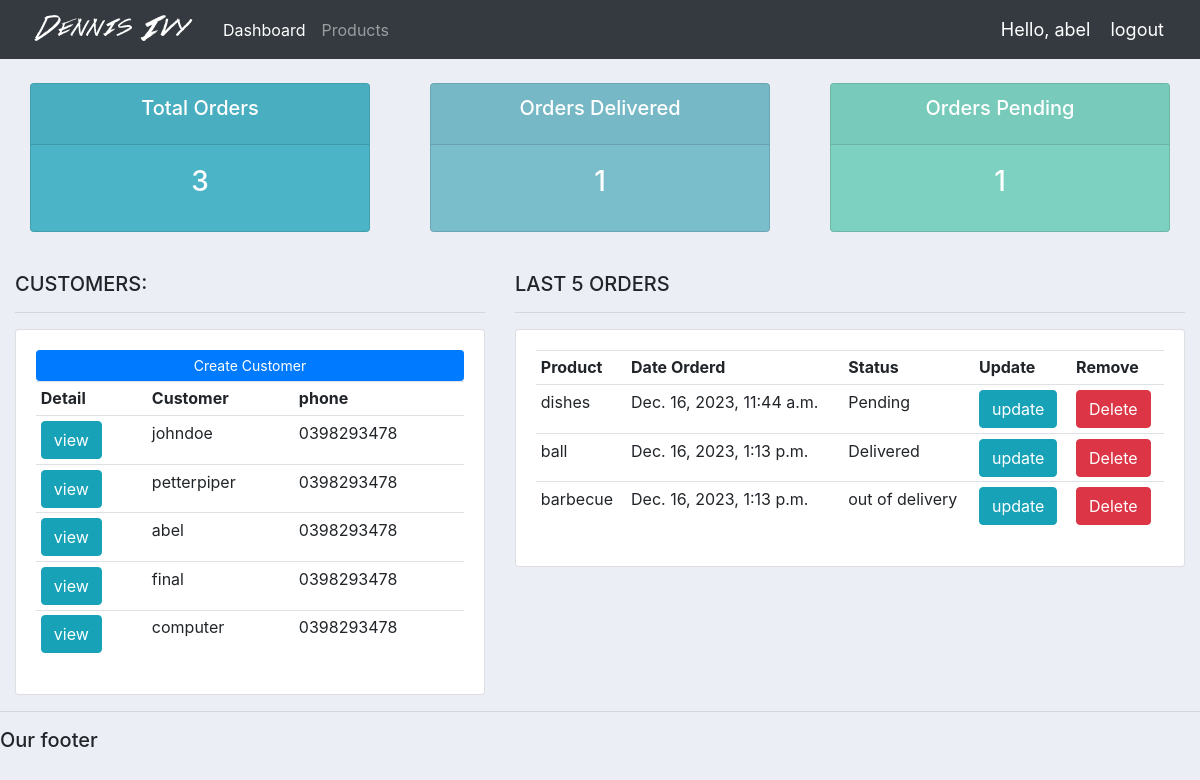
The app's page / (signed in), older data.
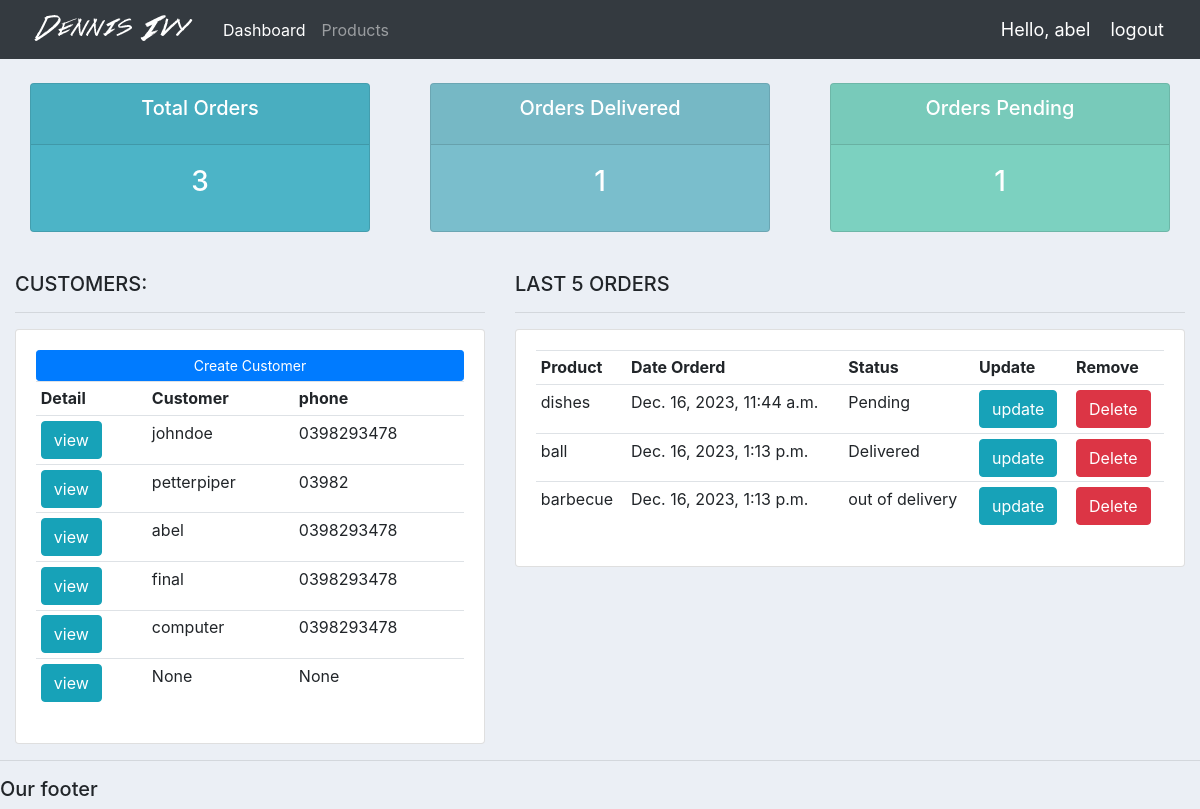
The same page, newer data.
### accounts/models.py (models this page shows, shortened)
class Customer(models.Model):
    user=models.OneToOneField(User, on_delete=models.CASCADE, null=True)
    name = models.CharField(max_length=255, null=True)
    phone = models.CharField(max_length=255, null=True)
    email =models.EmailField(max_length=255,null=True)
    profile_pic=models.ImageField(null=True, blank=True)
    date_crreated = models.DateTimeField(auto_now_add=True, null=True)

class Order(models.Model):
    customer = models.ForeignKey(Customer, on_delete=models.SET_NULL, null=True)
    product =  models.ForeignKey(Product,on_delete=models.SET_NULL, null=True)
    status=models.CharField(max_length=255, choices=STATUS,null=True)
    date_created=models.DateTimeField(auto_now_add=True,null=True)

class Product(models.Model):
    CATEGORY =(
        ('Indoor', 'I'),
        ('Outdoor', 'O'),
    )
    name = models.CharField(max_length=255, null=True)
    price = models.FloatField(max_length=255, null=True)
    category = models.CharField(max_length=255, null=True, choices=CATEGORY)
    description = models.CharField(max_length=255, null=True)
    tags = models.ManyToManyField(Tag)

### accounts/decorators.py (the view)
    def wrapper_func(request,*args, **kwargs):
        group=None
        if request.user.groups.exists():
            group=request.user.groups.all()[0].name
        if group == 'customer':
            return redirect('accounts:user')
        elif group == 'admin':
            return view_func(request,*args, **kwargs)
        else:
            return HttpResponse('not authorized to view this page')

### accounts/views.py (called while the page is built)
@login_required(login_url='accounts:login')
@admin_only
def home(request):
    customers=Customer.objects.all()
    orders = Order.objects.all()
    total_customers=customers.count()
    total_orders=orders.count()
    delivered=orders.filter(status='Delivered').count()
    pending=orders.filter(status='Pending').count()
    context ={
        'customers':customers,
        'orders':orders,
        'total_customers':total_customers,
        'total_orders':total_orders,
        'delivered':delivered,
        'pending':pending
    }
    return render(request,'accounts/dashboard.html',context)

### accounts/templates/accounts/dashboard.html
{% extends 'accounts/main.html' %}
{% block content %}
{% include 'accounts/status.html' %}
<br>
<div class="row">
    <div class="col-md-5">
        <h5>CUSTOMERS:</h5>
        <hr>
        <div class="card card-body">
            <a class="btn btn-primary  btn-sm btn-block" href="">Create Customer</a>
            <table class="table table-sm">
                <tr>
                    <th>Detail</th>
                    <th>Customer</th>
                    <th>phone</th>
                </tr>
                {% for customer in customers %}
                <tr>
                    <td><a class="btn btn-small btn-info" href="{% url 'accounts:customer' customer.id %}">view</a></td>
                    <td>{{customer.name}}</td>
                    <td>{{customer.phone}}</td>
                </tr>
                {% endfor %}
            </table>
        </div>
    </div>
    <div class="col-md-7">
        <h5>LAST 5 ORDERS</h5>
        <hr>
        <div class="card card-body">
            <table class="table table-sm">
                <tr>
                    <th>Product</th>
                    <th>Date Orderd</th>
                    <th>Status</th>
                    <th>Update</th>
                    <th>Remove</th>
                </tr>
                {% for order in orders %}
                <tr>
                    <td>{{order.product.name}}</td>
                    <td>{{order.date_created}}</td>
                    <td>{{order.status}}</td>
                    <td><a href="{% url 'accounts:update_order' order.id %}" class="btn btn-info">update</a></td>
                    <td><a href="{%url 'accounts:delete_order' order.id %}" class="btn btn-danger">Delete</a></td>
                </tr>
                {% endfor %}
            </table>
        </div>
    </div>
</div>
{% endblock %}

### accounts/templates/accounts/main.html (shortened to what this page needs)
{% load static %}
<!DOCTYPE html>
<html>
<head>
    <link rel="stylesheet" href="https://stackpath.bootstrapcdn.com/bootstrap/4.3.1/css/bootstrap.min.css"
>
<link rel="stylesheet" href="{% static '/css/main.css' %}" >
</head>
<body>
    {% include 'accounts/navbar.html' %}
    <div class="container-fluid">
        {% block content %}
        {% endblock %}
    </div>
    <hr>
    <h5>Our footer</h5>
</body>
</html>

### accounts/templates/accounts/navbar.html (shortened to what this page needs)
{% load static %}
<nav class="navbar navbar-expand-lg navbar-dark bg-dark">
    <img src="{% static 'images/logo.png' %}" alt="">
    <div class="collapse navbar-collapse" id="navbarNav">
        {%  if request.user.is_staff %}
        <ul class="navbar-nav">
            <li class="nav-item active">
                <a class="nav-link" href="{% url 'accounts:home'%}">Dashboard</a>
            </li>
            <li class="nav-item">
                <a class="nav-link" href="{% url 'accounts:products' %}">Products</a>
            </li>
        {%  else %}
            <li class="nav-item">
                <a class=" hello-msg" href="{% url 'accounts:setting' %}">Settings</a>
            </li>
        </ul>
        {% endif  %}
    </div>
    <span class="hello-msg">Hello, {{request.user}}</span>
    <span><a class="hello-msg" href="{% url 'accounts:logout'%}">logout</a></span>
</nav>

### accounts/templates/accounts/status.html
<br>
<div class="row">
    <div class="col">
        <div class="col-md">
            <div class="card text-center text-white  mb-3" id="total-orders">
                <div class="card-header">
                    <h5 class="card-title">Total Orders</h5>
                </div>
                <div class="card-body">
                    <h3 class="card-title">{{total_orders}}</h3>
                </div>
            </div>
        </div>
    </div>
    <div class="col">
        <div class="col-md">
            <div class="card text-center text-white  mb-3" id="orders-delivered">
                <div class="card-header">
                    <h5 class="card-title">Orders Delivered</h5>
                </div>
                <div class="card-body">
                    <h3 class="card-title">{{delivered}}</h3>
                </div>
            </div>
        </div>
    </div>
    <div class="col">
        <div class="col-md">
            <div class="card text-center text-white  mb-3" id="orders-pending">
                <div class="card-header">
                    <h5 class="card-title">Orders Pending</h5>
                </div>
                <div class="card-body">
                    <h3 class="card-title">{{pending}}</h3>
                </div>
            </div>
        </div>
    </div>
</div>

### assets/css/main.css (style rules this page uses)
body { background-color: #ebeff5; }
#total-orders { background-color: #4cb4c7; }
#orders-delivered { background-color: #7abecc; }
#orders-pending { background-color: #7CD1C0; }

### accounts/templates/accounts/navbar.html (style rules this page uses)
.hello-msg { font-size: 18px; color:#fff; margin-right:20px; }

Row changes from the older to the newer data that the page shows:
changed Customer "petterpiper": phone "0398293478" → "03982"
added Customer: name "None", phone "None"
